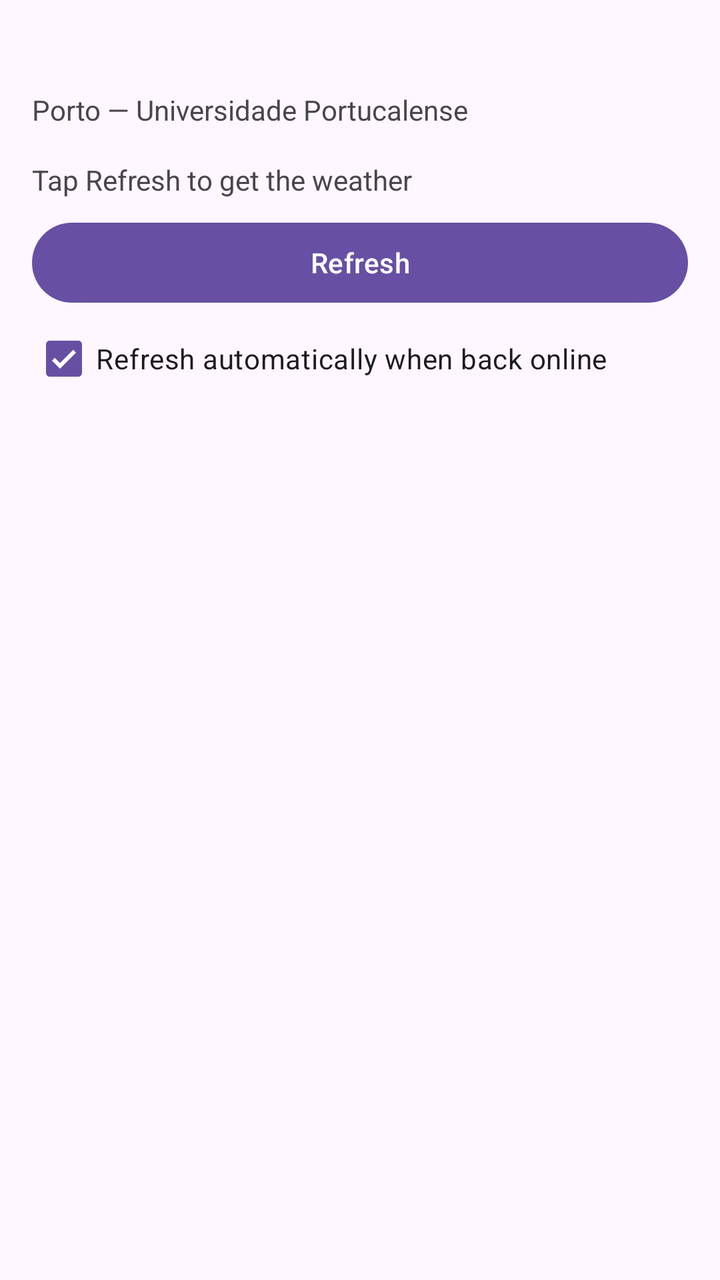
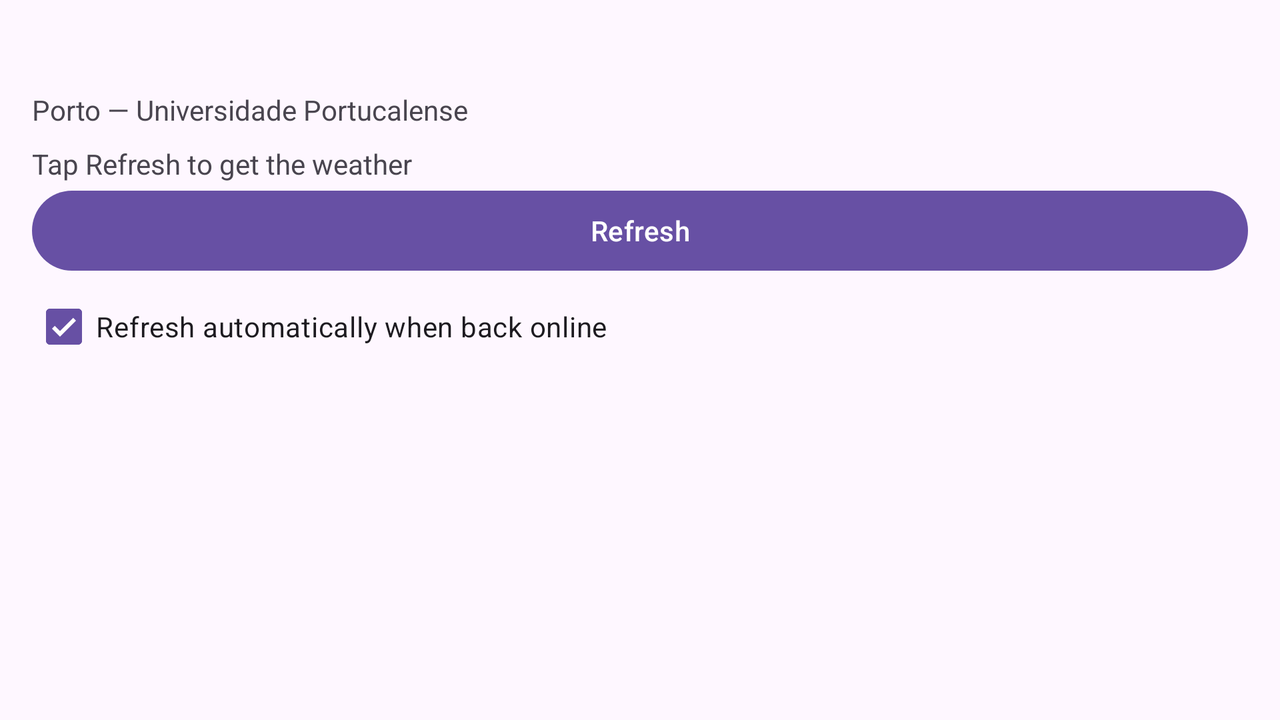

The same Android screen from two of the app's own layout files: first res/layout/ as a phone draws it, then the repository's variant for another configuration, drawn on a device whose configuration selects that folder. Both files follow.
<!-- AndroidManifest.xml: application theme Theme.UPRStudentHub -->
<!-- res/layout/activity_weather.xml -->
<?xml version="1.0" encoding="utf-8"?>
<LinearLayout xmlns:android="http://schemas.android.com/apk/res/android"
    android:layout_width="match_parent"
    android:layout_height="match_parent"
    android:fitsSystemWindows="true"
    android:orientation="vertical">

    <TextView
        android:id="@+id/tvOffline"
        android:layout_width="match_parent"
        android:layout_height="wrap_content"
        android:background="@color/upt_navy"
        android:gravity="center"
        android:minHeight="@dimen/touch_target"
        android:text="@string/banner_offline"
        android:textColor="@android:color/white"
        android:visibility="gone" />

    <LinearLayout
        android:layout_width="match_parent"
        android:layout_height="match_parent"
        android:orientation="vertical"
        android:padding="@dimen/spacing_m">

        <TextView
            android:id="@+id/tvGreeting"
            android:layout_width="match_parent"
            android:layout_height="wrap_content"
            android:textAppearance="?attr/textAppearanceTitleLarge" />

        <TextView
            android:layout_width="match_parent"
            android:layout_height="wrap_content"
            android:text="@string/weather_location" />

        <LinearLayout
            android:id="@+id/weatherCard"
            android:layout_width="match_parent"
            android:layout_height="wrap_content"
            android:layout_marginTop="@dimen/spacing_m"
            android:background="@color/upt_light"
            android:orientation="vertical"
            android:padding="@dimen/spacing_m"
            android:visibility="gone">

            <TextView
                android:id="@+id/tvTemperature"
                android:layout_width="wrap_content"
                android:layout_height="wrap_content"
                android:textAppearance="?attr/textAppearanceTitleMedium"
                android:textColor="@color/upt_navy" />

            <TextView
                android:id="@+id/tvDescription"
                android:layout_width="wrap_content"
                android:layout_height="wrap_content"
                android:textAppearance="?attr/textAppearanceTitleMedium"
                android:textColor="@color/upt_navy" />

            <TextView
                android:id="@+id/tvHumidity"
                android:layout_width="wrap_content"
                android:layout_height="wrap_content"
                android:layout_marginTop="@dimen/spacing_s"
                android:textColor="@color/upt_navy" />

            <TextView
                android:id="@+id/tvWind"
                android:layout_width="wrap_content"
                android:layout_height="wrap_content"
                android:textColor="@color/upt_navy" />
        </LinearLayout>

        <TextView
            android:id="@+id/tvWeatherStatus"
            android:layout_width="match_parent"
            android:layout_height="wrap_content"
            android:layout_marginTop="@dimen/spacing_m"
            android:text="@string/status_weather_idle" />

        <ProgressBar
            android:id="@+id/progressLoading"
            android:layout_width="@dimen/touch_target"
            android:layout_height="@dimen/touch_target"
            android:layout_marginTop="@dimen/spacing_s"
            android:contentDescription="@string/cd_weather_progress"
            android:indeterminate="true"
            android:visibility="gone" />

        <Button
            android:id="@+id/btnRefresh"
            android:layout_width="match_parent"
            android:layout_height="wrap_content"
            android:layout_marginTop="@dimen/spacing_s"
            android:minHeight="@dimen/touch_target"
            android:text="@string/btn_refresh" />

        <CheckBox
            android:id="@+id/cbAutoRefresh"
            android:layout_width="match_parent"
            android:layout_height="wrap_content"
            android:checked="true"
            android:minHeight="@dimen/touch_target"
            android:text="@string/cb_auto_refresh" />
    </LinearLayout>
</LinearLayout>
<!-- resources referenced by this layout -->
<resources>
  <color name="upt_light">#DCE9F5</color>
  <color name="upt_navy">#0B2A4A</color>
  <dimen name="spacing_m">16dp</dimen>
  <dimen name="spacing_s">8dp</dimen>
  <dimen name="touch_target">48dp</dimen>
  <string name="banner_offline">You are offline</string>
  <string name="btn_refresh">Refresh</string>
  <string name="cb_auto_refresh">Refresh automatically when back online</string>
  <string name="cd_weather_progress">Loading weather data</string>
  <string name="status_weather_idle">Tap Refresh to get the weather</string>
  <string name="weather_location">Porto — Universidade Portucalense</string>
  <style name="Theme.UPRStudentHub" parent="Base.Theme.UPRStudentHub" />
  <style name="Base.Theme.UPRStudentHub" parent="Theme.Material3.DayNight">
          
          
      </style>
</resources>
<!-- res/layout-land/activity_weather.xml (the repository's variant of the layout above) -->
<!-- drawn on the phone turned sideways -->
<?xml version="1.0" encoding="utf-8"?>
<LinearLayout xmlns:android="http://schemas.android.com/apk/res/android"
    android:layout_width="match_parent"
    android:layout_height="match_parent"
    android:fitsSystemWindows="true"
    android:orientation="vertical">

    <TextView
        android:id="@+id/tvOffline"
        android:layout_width="match_parent"
        android:layout_height="wrap_content"
        android:background="@color/upt_navy"
        android:gravity="center"
        android:minHeight="@dimen/touch_target"
        android:text="@string/banner_offline"
        android:textColor="@android:color/white"
        android:visibility="gone" />

    <LinearLayout
        android:layout_width="match_parent"
        android:layout_height="match_parent"
        android:baselineAligned="false"
        android:orientation="horizontal"
        android:padding="@dimen/spacing_m">

        <LinearLayout
            android:layout_width="0dp"
            android:layout_height="wrap_content"
            android:layout_weight="1"
            android:orientation="vertical">

            <TextView
                android:id="@+id/tvGreeting"
                android:layout_width="match_parent"
                android:layout_height="wrap_content"
                android:textAppearance="?attr/textAppearanceTitleLarge" />

            <TextView
                android:layout_width="match_parent"
                android:layout_height="wrap_content"
                android:text="@string/weather_location" />

            <TextView
                android:id="@+id/tvWeatherStatus"
                android:layout_width="match_parent"
                android:layout_height="wrap_content"
                android:layout_marginTop="@dimen/spacing_s"
                android:text="@string/status_weather_idle" />

            <ProgressBar
                android:id="@+id/progressLoading"
                android:layout_width="@dimen/touch_target"
                android:layout_height="@dimen/touch_target"
                android:contentDescription="@string/cd_weather_progress"
                android:indeterminate="true"
                android:visibility="gone" />

            <Button
                android:id="@+id/btnRefresh"
                android:layout_width="match_parent"
                android:layout_height="wrap_content"
                android:minHeight="@dimen/touch_target"
                android:text="@string/btn_refresh" />

            <CheckBox
                android:id="@+id/cbAutoRefresh"
                android:layout_width="match_parent"
                android:layout_height="wrap_content"
                android:checked="true"
                android:minHeight="@dimen/touch_target"
                android:text="@string/cb_auto_refresh" />
        </LinearLayout>

        <LinearLayout
            android:id="@+id/weatherCard"
            android:layout_width="0dp"
            android:layout_height="wrap_content"
            android:layout_marginStart="@dimen/spacing_m"
            android:layout_weight="1"
            android:background="@color/upt_light"
            android:orientation="vertical"
            android:padding="@dimen/spacing_m"
            android:visibility="gone">

            <TextView
                android:id="@+id/tvTemperature"
                android:layout_width="wrap_content"
                android:layout_height="wrap_content"
                android:textAppearance="?attr/textAppearanceDisplaySmall"
                android:textColor="@color/upt_navy" />

            <TextView
                android:id="@+id/tvDescription"
                android:layout_width="wrap_content"
                android:layout_height="wrap_content"
                android:textAppearance="?attr/textAppearanceTitleMedium"
                android:textColor="@color/upt_navy" />

            <TextView
                android:id="@+id/tvHumidity"
                android:layout_width="wrap_content"
                android:layout_height="wrap_content"
                android:layout_marginTop="@dimen/spacing_s"
                android:textColor="@color/upt_navy" />

            <TextView
                android:id="@+id/tvWind"
                android:layout_width="wrap_content"
                android:layout_height="wrap_content"
                android:textColor="@color/upt_navy" />
        </LinearLayout>
    </LinearLayout>
</LinearLayout>
